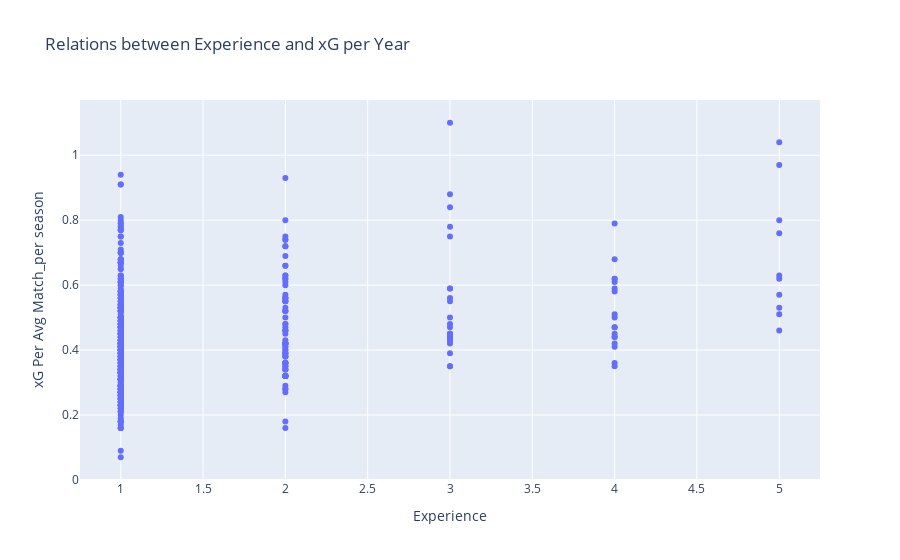
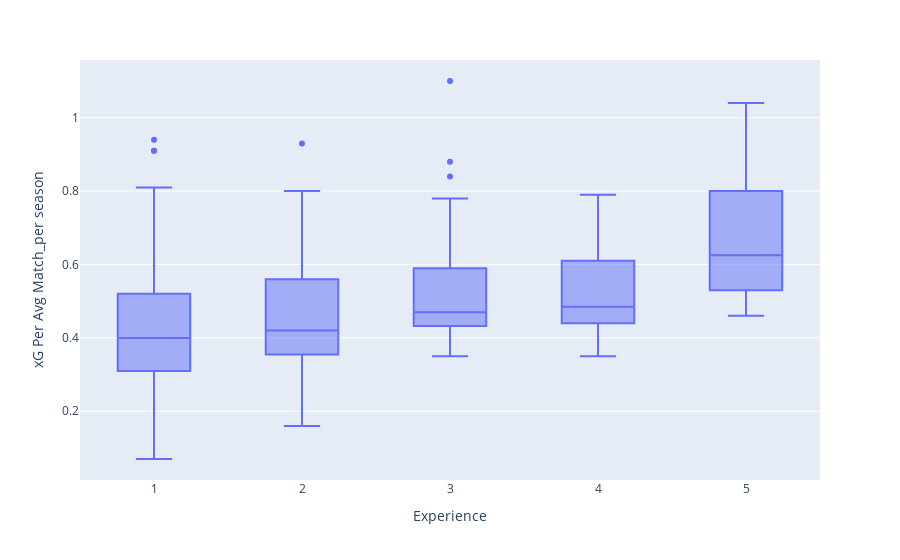

Write notebook code for charts like these, in order.
### Markdown cell above
###### Для изучения зависимостей будем использовать скаттерплоты. Зависимости будет искать только по интересующим для нас данных.

### Code cell
fig = pl.scatter(finale, x = 'Experience', y = 'xG Per Avg Match_per season', title = 'Relations between Experience and xG per Year')

fig1 = pl.box(finale, x = 'Experience', y = 'xG Per Avg Match_per season')

fig.show()

fig1.show()

### Figure 1 — Plotly figure (JSON) as saved in the notebook; plotly's stock layout.template omitted (floating-point values rounded to 4 significant figures; data arrays with more than 128 entries replaced by an {"elided": "..."} marker saying what was removed)
{"data": [{"hovertemplate": "Experience=%{x}<br>xG Per Avg Match_per season=%{y}<extra></extra>", "legendgroup": "", "marker": {"color": "#636efa", "symbol": "circle"}, "mode": "markers", "name": "", "orientation": "v", "showlegend": false, "type": "scatter", "x": {"elided": "444 int values"}, "xaxis": "x", "y": {"elided": "444 float values"}, "yaxis": "y"}], "layout": {"legend": {"tracegroupgap": 0}, "title": {"text": "Relations between Experience and xG per Year"}, "xaxis": {"anchor": "y", "domain": [0, 1], "title": {"text": "Experience"}}, "yaxis": {"anchor": "x", "domain": [0, 1], "title": {"text": "xG Per Avg Match_per season"}}}}

### Figure 2 — Plotly figure (JSON) as saved in the notebook; plotly's stock layout.template omitted (floating-point values rounded to 4 significant figures; data arrays with more than 128 entries replaced by an {"elided": "..."} marker saying what was removed)
{"data": [{"alignmentgroup": "True", "hovertemplate": "Experience=%{x}<br>xG Per Avg Match_per season=%{y}<extra></extra>", "legendgroup": "", "marker": {"color": "#636efa"}, "name": "", "notched": false, "offsetgroup": "", "orientation": "v", "showlegend": false, "type": "box", "x": {"elided": "444 int values"}, "x0": " ", "xaxis": "x", "y": {"elided": "444 float values"}, "y0": " ", "yaxis": "y"}], "layout": {"boxmode": "group", "legend": {"tracegroupgap": 0}, "margin": {"t": 60}, "xaxis": {"anchor": "y", "domain": [0, 1], "title": {"text": "Experience"}}, "yaxis": {"anchor": "x", "domain": [0, 1], "title": {"text": "xG Per Avg Match_per season"}}}}
